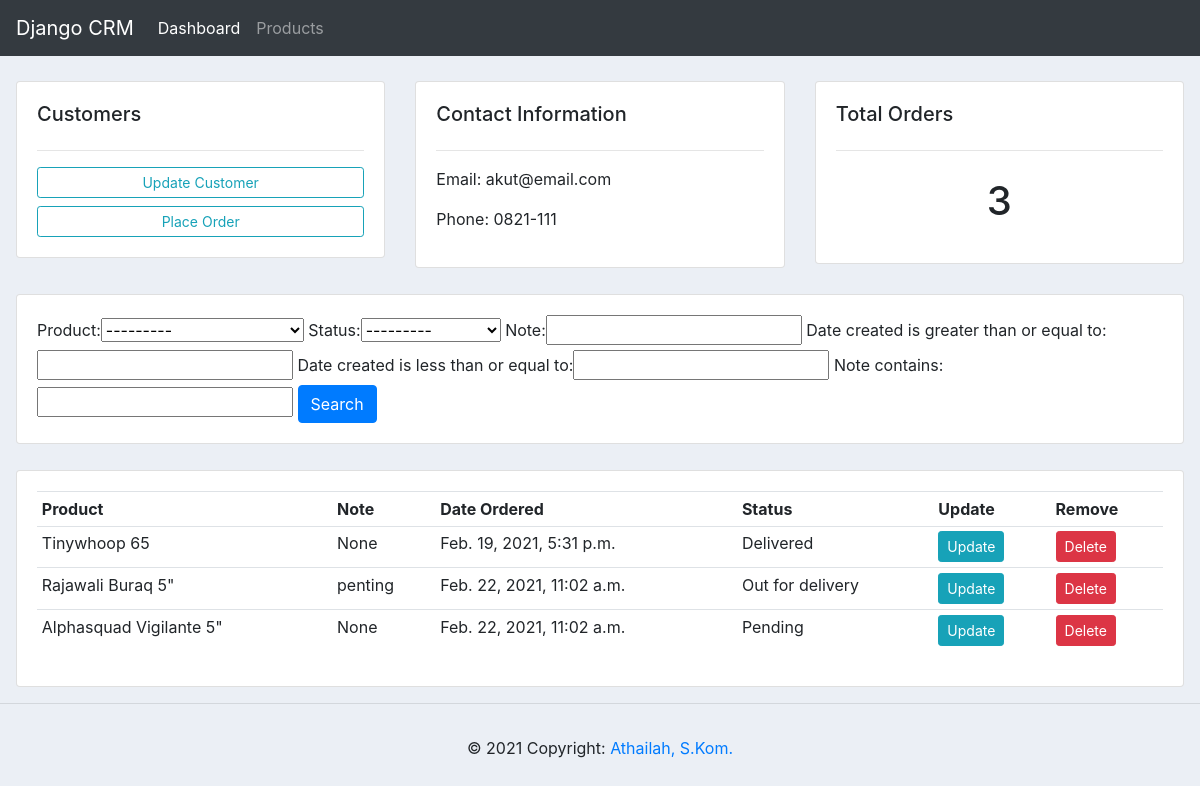
Screenshot of /customers/4/ with the database file from the repository.
### accounts/models.py (models this page shows, shortened)
class Customer(models.Model):
    name = models.CharField(max_length=200, null=True)
    phone = models.CharField(max_length=200, null=True)
    email = models.CharField(max_length=200, null=True)
    date_created = models.DateTimeField(auto_now_add=True, null=True)

class Order(models.Model):
    STATUS = (
                ('Pending', 'Pending'),
                ('Out for delivery', 'Out for delivery'),
                ('Delivered', 'Delivered'),
             )
    customer = models.ForeignKey(Customer, null=True, on_delete=models.SET_NULL)
    product = models.ForeignKey(Product, null=True, on_delete=models.SET_NULL)
    status = models.CharField(max_length=200, null=True, choices=STATUS)
    date_created = models.DateTimeField(auto_now_add=True, null=True)
    note = models.CharField(max_length=1000, null=True)

class Product(models.Model):
    CATEGORY = (
                 ('Indoor', 'Indoor'),
                 ('Outdoor', 'Outdoor'),
               )
    name = models.CharField(max_length=200, null=True)
    price = models.FloatField(null=True)
    category = models.CharField(max_length=200, null=True, choices=CATEGORY)
    description = models.CharField(max_length=200, null=True)
    tags = models.ManyToManyField(Tag)
    date_created = models.DateTimeField(auto_now_add=True, null=True)
    def __str__(self):
        return self.name

### accounts/views.py (the view)
# urls.py: path('customers/<str:pk_test>/', views.customer, name="customer"),
def customer(request, pk_test):
    customer = Customer.objects.get(id=pk_test)
    orders = customer.order_set.all()
    order_count = orders.count()
    myFilter = OrderFilter(request.GET, queryset=orders)
    orders = myFilter.qs
    context = {'customer':customer, 'orders':orders, 'order_count':order_count, 'myFilter':myFilter}
    return render(request, 'accounts/customers.html', context)

### accounts/templates/accounts/customers.html
{% extends 'accounts/main.html' %}
{% block content %}
    <br>
    <div class="row customer">
        <div class="col-md">
            <div class="card card-body">
                <h5>Customers</h5>
                <hr>
                <a class="btn btn-outline-info btn-sm btn-block" href="">Update Customer</a>
                <a class="btn btn-outline-info btn-sm btn-block" href="{% url 'create_order' customer.id %}">Place Order</a>
            </div>
        </div>
        <div class="col-md">
            <div class="card card-body">
                <h5>Contact Information</h5>
                <hr>
                <p>Email: {{customer.email}}</p>
                <p>Phone: {{customer.phone}}</p>
            </div>
        </div>
        <div class="col-md">
            <div class="card card-body">
                <h5>Total Orders</h5>
                <hr>
                <h1 style="text-align: center; padding:10px;">{{order_count}}</h1>
            </div>
        </div>
    </div>
    <br>
    <div class="row customer">
        <div class="col">
            <div class="card card-body">
                <form method="get">
                    {{ myFilter.form }}
                    <button class="btn btn-primary" type="submit">Search</button>
                </form>
            </div>
        </div>
    </div>
    <br>
    <div class="row customer">
        <div class="col-md">
            <div class="card card-body">
                <table class="table table-sm">
                    <tr>
                        <th>Product</th>
                        <th>Note</th>
                        <th>Date Ordered</th>
                        <th>Status</th>
                        <th>Update</th>
                        <th>Remove</th>
                    </tr>
                    {% for order in orders %}
                    <tr>
                        <td>{{order.product}}</td>
                        <td>{{order.note}}</td>
                        <td>{{order.date_created}}</td>
                        <td>{{order.status}}</td>
                        <td><a class="btn btn-sm btn-info" href="{% url 'update_order' order.id %}">Update</a></td>
                        <td><a class="btn btn-sm btn-danger" href="{% url 'delete_order' order.id %}">Delete</a></td>
                    </tr>
                    {% endfor %}
                </table>
            </div>
        </div>
    </div>
{% endblock %}

### static/css/main.css (style rules this page uses)
body { background-color: #ebeff5; }
.customer { margin:1px; }

### rows the page displays
Customer: email "akut@email.com", phone "0821-111"
Order: product "Tinywhoop 65", note "None", date_created "Feb. 19, 2021, 5:31 p.m.", status "Delivered"
Order: product "Rajawali Buraq 5\"", note "penting", date_created "Feb. 22, 2021, 11:02 a.m.", status "Out for delivery"
Order: product "Alphasquad Vigilante 5\"", note "None", date_created "Feb. 22, 2021, 11:02 a.m.", status "Pending"

### other values shown
{{ order_count }} "3"
